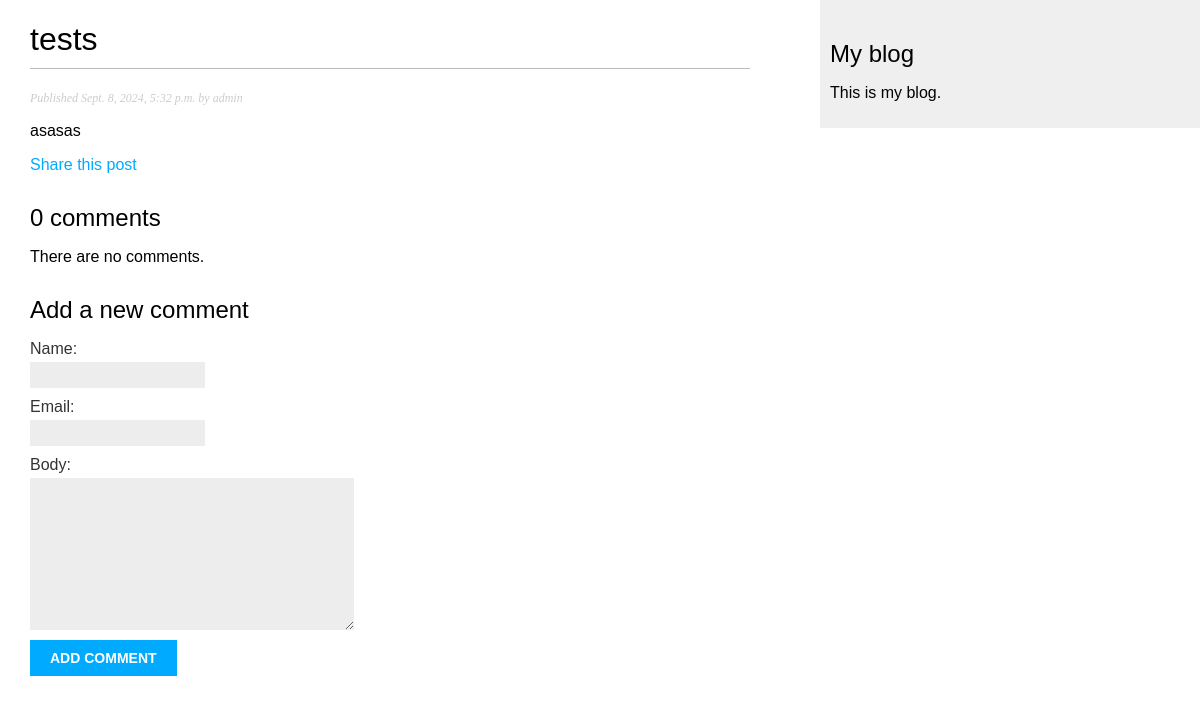
The app's page /blog/2024/9/8/tests/ with its own data.
### blog/models.py (models this page shows, shortened)
class Post(models.Model):
    class Status(models.TextChoices):
        DRAFT='Df','Draft'
        PUBLISHED='PB','Published'
    title=models.CharField(max_length=250)
    slug=models.SlugField(max_length=250,unique_for_date='publish')
    author=models.ForeignKey(User,on_delete=models.CASCADE,related_name='blog_posts')
    body=models.TextField()
    publish=models.DateTimeField(default=timezone.now)
    created=models.DateTimeField(auto_now_add=True)
    updated=models.DateTimeField(auto_now=True)
    status=models.CharField(max_length=2,choices=Status.choices,default=Status.DRAFT)
    class Meta:
        ordering=['-publish']
        indexes=[
            models.Index(fields=['-publish']),
        ]

### blog/views.py (the view)
# urls.py: path('<int:year>/<int:month>/<int:day>/<slug:post>/',views.post_detail, name='post_detail'),
def post_detail(request,year,month,day,post):
    post=get_object_or_404(Post, status=Post.Status.PUBLISHED,
                           slug=post,
                           publish__year=year,
                           publish__month=month,
                           publish__day=day,
                           )
    comments=post.comments.filter(active=True)
    form=CommentForm()
    return render(request,'blog/post/detail.html',{'post':post,'form':form,'comments':comments})

### blog/forms.py
class CommentForm(forms.ModelForm):
    class Meta:
        model=Comment
        fields=['name','email','body']

### blog/templates/blog/post/detail.html (shortened to what this page needs)
{% extends "blog/base.html" %}
{% block content %}
<h1>{{ post.title }}</h1>
<p class="date">
    Published {{ post.publish }} by {{ post.author }}
</p>
{{ post.body|linebreaks }}
<p>
    <a href="{% url 'blog:post_share' post.id %}">
        Share this post
    </a>
</p>
{% with comments.count as total_comments %}
<h2>
    {{ total_comments }} comment{{ total_comments|pluralize }}
</h2>
{% endwith %}
{% for comment in comments %}
<div class="comment">
    <p class="info">
        Comment {{ forloop.counter }} by {{ comment.name }}
        {{ comment.created }}
    </p>
    {{ comment.body|linebreaks }}
</div>
{% empty %}
<p>There are no comments.</p>
{% endfor %}
{% include "blog/post/includes/comment_form.html" %}
{% endblock %}

### blog/static/css/blog.css (style rules this page uses)
body { margin: 0; padding: 0; font-family: helvetica, sans-serif; }
a { color: #00abff; text-decoration: none; }
h1 { font-weight: normal; border-bottom: 1px solid #bbb; padding: 0 0 10px 0; }
h2 { font-weight: normal; margin: 30px 0 0; }
p.date { color: #ccc; font-family: georgia, serif; font-size: 12px; font-style: italic; }
label { float: left; clear: both; color: #333; margin-bottom: 4px; }
input, textarea { clear: both; float: left; margin: 0 0 10px; background: #ededed; border: 0; padding: 6px 10px; font-size: 12px; }

### records on screen
Post: title "tests", publish "Sept. 8, 2024, 5:32 p.m.", author "admin", body "asasas"

### other values on screen
{{ total_comments }} "0"
